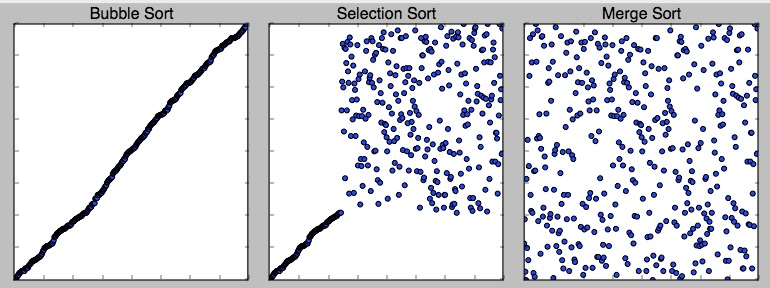

This figure's Python source:
# Visualizing sorting algorithms
# Jason Dean
# Jan 11, 2017


import random
import matplotlib.pyplot as plt
import matplotlib.gridspec as gridspec

# _____________ Variables ___________________

randList = []

# _____________ Processing ___________________

# create a list of random numbers to sort
def randNums(size):
    randList = []
    for j in range(0, size):
        randList.append(random.randrange(0, size + 1, 1))

    return randList


# bubble sort
def bubbleSort(randList, fig1):

    counter = 0
    for i in range(len(randList)):
        for j in range(len(randList) - 1):
            counter += 1
            if randList[j] > randList[j + 1]:
                temp = randList[j + 1]
                randList[j + 1] = randList[j]
                randList[j] = temp

        fig1.scatter(xaxis, randList)
        fig1.set_title('Bubble Sort')
        fig1.set_xticklabels([])
        fig1.set_yticklabels([])
        fig1.axis([0, 400, 0, 400])
        plt.pause(0.005)
        fig1.clear()

    fig1.scatter(xaxis, randList)
    fig1.set_title('Bubble Sort')
    fig1.set_xticklabels([])
    fig1.set_yticklabels([])
    fig1.axis([0, 400, 0, 400])
    plt.pause(0.005)

    return randList

# selection sort
def selectionSort(randList, fig2):

    counter =0

    index = 0
    for i in range(len(randList)):
        min = randList[i]
        for j in range(i, len(randList) - 1):
            counter += 1
            if min > randList[j + 1]:
                min = randList[j + 1]
                index = j + 1

        temp = randList[i]
        randList[i] = min
        randList[index] = temp

        fig2.scatter(xaxis, randList)
        fig2.set_title('Selection Sort')
        fig2.set_xticklabels([])
        fig2.set_yticklabels([])
        fig2.axis([0, 400, 0, 400])
        plt.pause(0.005)
        fig2.clear()

    fig2.scatter(xaxis, randList)
    fig2.set_title('Selection Sort')
    fig2.set_xticklabels([])
    fig2.set_yticklabels([])
    fig2.axis([0, 400, 0, 400])
    plt.pause(0.005)

    return randList

def mergeSort(randList, fig3):

    middle = int(len(randList) / 2)

    if (len(randList) < 2):
        return randList

    left = randList[:middle]
    right = randList[middle:]

    mergeSort(left, fig3)
    mergeSort(right, fig3)

    i = 0
    j = 0
    counter = 0

    while j < (len(right)) and i < (len(left)):
        if left[i] < right[j]:
            randList[counter] = left[i]
            i += 1
        else:
            randList[counter] = right[j]
            j += 1
        counter += 1

    while j < len(right):
        randList[counter] = right[j]
        j += 1
        counter += 1

    while i < len(left):
        randList[counter] = left[i]
        i += 1
        counter += 1

    plot = plotMerge(randList)
    plot.plotMS(sortList, randList)

    return randList


class plotMerge(object):

    counter = 0

    def __init__(self, randList):
        plotMerge.counter += len(randList)

    @staticmethod
    def plotMS(randomNums, list):

        for i in range(0, len(list)):
            randomNums[i] = list[i]

        fig3.scatter(xaxis, randomNums)
        fig3.set_title('Merge Sort')
        fig3.set_xticklabels([])
        fig3.set_yticklabels([])
        fig3.axis([0, 400, 0, 400])
        plt.pause(0.005)
        fig3.clear()

# _____________ Input/Output ___________________


# generate a list of random numbers to sort
sortList = randNums(400)

xaxis = list(range(0, 400))

# generate a figure instance and add subplots
fig = plt.figure(figsize=(12, 4))
plt.ion()
gs = gridspec.GridSpec(1, 6)

#fig1 = fig.add_subplot(331)
fig1 = plt.subplot(gs[:, 0:2])
fig1.set_title('Bubble Sort')
fig1.set_xticklabels([])
fig1.set_yticklabels([])
fig1.axis([0, 400, 0, 400])
fig1.scatter(xaxis, sortList)

fig2 = plt.subplot(gs[:, 2:4])
fig2.set_title('Selection Sort')
fig2.set_xticklabels([])
fig2.set_yticklabels([])
fig2.axis([0, 400, 0, 400])
fig2.scatter(xaxis, sortList)

fig3 = plt.subplot(gs[:, 4:])
fig3.set_title('Merge Sort')
fig3.set_xticklabels([])
fig3.set_yticklabels([])
fig3.axis([0, 400, 0, 400])
fig3.scatter(xaxis, sortList)

# sort and visualize
bubbleSort(sortList[:], fig1)
selectionSort(sortList[:], fig2)
mergeSort(sortList[:], fig3)
